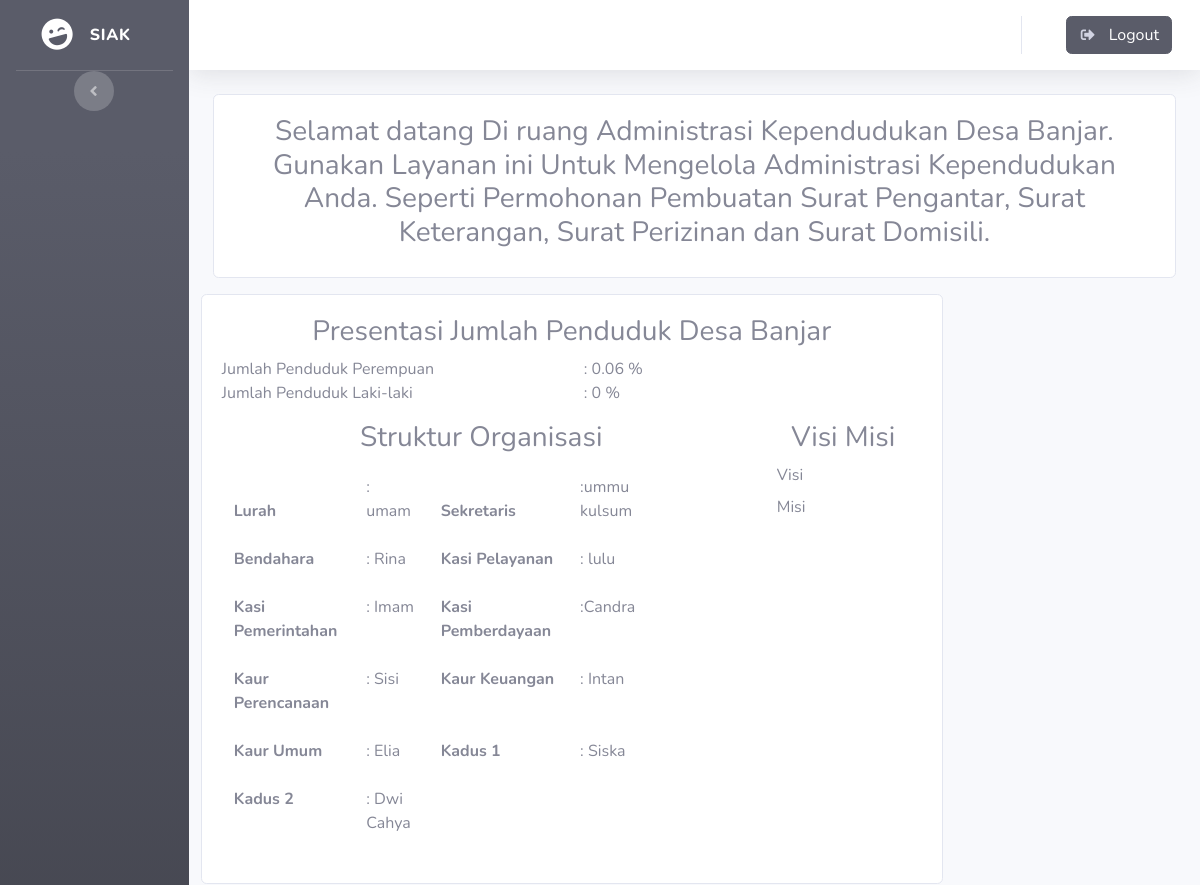
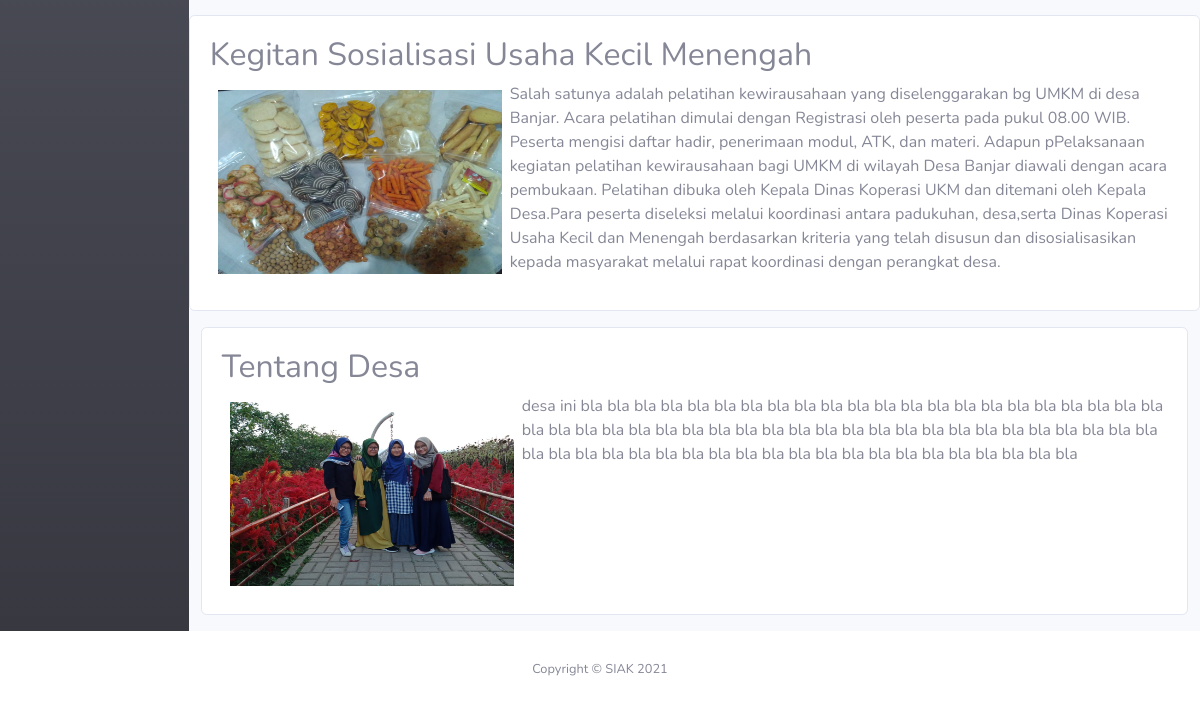
Page /index.php/admin on the earlier database version (2 pictures, top to bottom).
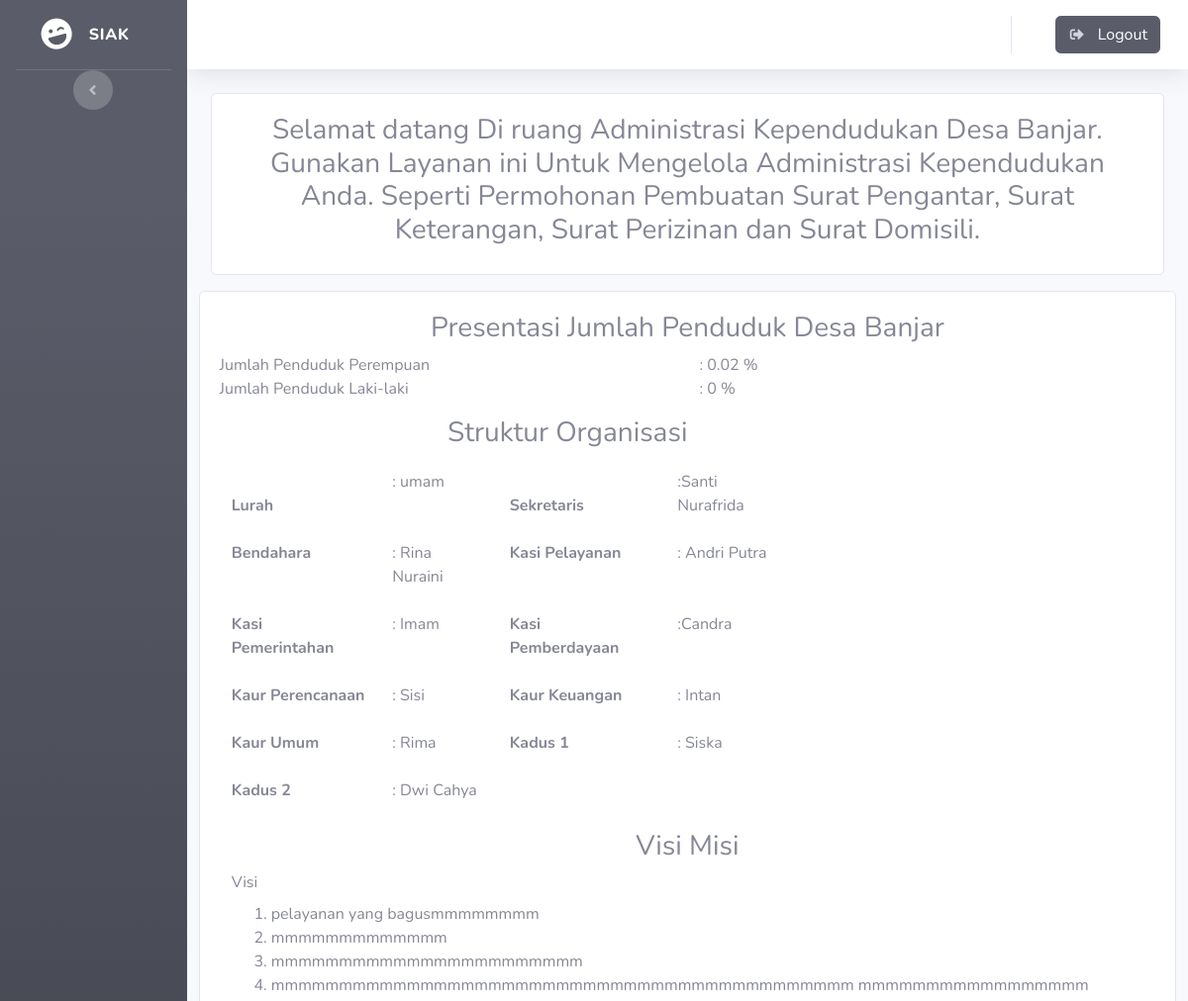
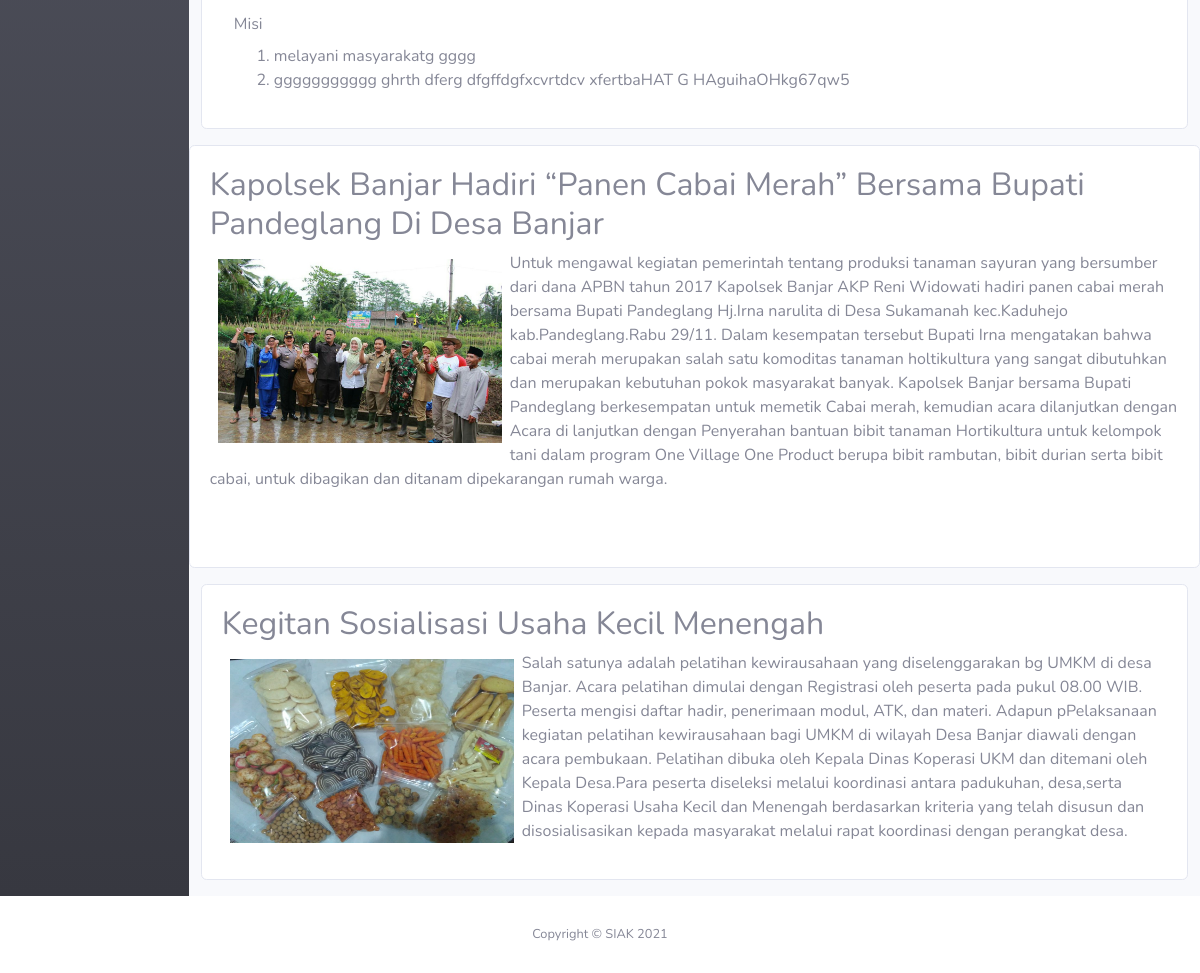
Same page on the later database version (2 pictures, top to bottom).
### tables this page shows
CREATE TABLE `artikel` (
  `id` int(11) NOT NULL,
  `judul` varchar(100) NOT NULL,
  `isi` text NOT NULL,
  `foto` varchar(255) NOT NULL
);

### application/controllers/admin.php (called while the page is built, shortened)
<?php
class admin extends CI_Controller
{
    public function __construct()
    {
        $this->load->model('model_masyarakat');
    }
    public function index()
    {
        $data['tittle'] = "Dashboard";
        $data['pengguna'] = $this->model_masyarakat->sessionpengguna();
        $data['menu'] = $this->model_masyarakat->menu();
        $data['artikel'] = $this->model_masyarakat->get_artikel();
        $data['perempuan'] = $this->model_masyarakat->perempuan();
        $data['laki'] = $this->model_masyarakat->laki();
        $data['struktur'] = $this->model_masyarakat->struktur();
        $data['masyarakat'] = $this->model_masyarakat->getMasyarakatByNik();
        $data['visi_misi'] = $this->model_masyarakat->visiMisi();
        $this->load->view('templets/header', $data);
        $this->load->view('templets/sidebar');
        $this->load->view('templets/topbar');
        $this->load->view('admin/dashboard', $data);
        $this->load->view('templets/footer');
    }
}

### index.php (called while the page is built, shortened)
<?php
require_once BASEPATH.'core/CodeIgniter.php';

### application/models/model_masyarakat.php (called while the page is built, shortened)
<?php
class model_masyarakat extends CI_Model
{
    public function get_artikel()
    {
        $this->db->order_by('id', 'desc');
        return $this->db->get('artikel')->result_array();
    }
    public function struktur()
    {
        return $this->db->get('struktur-organisasi')->row_array();
    }
}

### application/views/admin/dashboard.php (the view, shortened to what the changed rows need)
<div class="container-fluid">
    <div class="row">
        <div class="card mb-3" style="float:left">
            <div class="card-body">
                <div class="row">
                    <div class="col">
                        <div class="row">
                            <div class="col">
                                Jumlah Penduduk Perempuan
                            </div>
                            <div class="col">
                                : <?= ($perempuan / 5000) * 100; ?> %
                            </div>
                        </div>
                    </div>
                </div>
                <div class="row mt-3">
                    <div class="col-9">
                        <table class="table table-borderless col-10">
                            <thead>
                                <tr>
                                    <th scope="col">Lurah</th>
                                    <td scope="col">: <?= $struktur['lurah'] ?></td>
                                    <th scope="col">Sekretaris</th>
                                    <td scope="col">:<?= $struktur['sekretaris'] ?></td>
                                </tr>
                            </thead>
                            <tbody>
                                <tr>
                                    <th scope="col">Bendahara</th>
                                    <td scope="col">: <?= $struktur['bendahara'] ?></td>
                                    <th scope="col">Kasi Pelayanan</th>
                                    <td scope="col">: <?= $struktur['kasi_pelayanan'] ?></td>
                                </tr>
                                <tr>
                                    <th scope="col">Kasi Pemerintahan</th>
                                    <td scope="col">: <?= $struktur['kasi_pemerintahan'] ?></td>
                                    <th scope="col">Kasi Pemberdayaan</th>
                                    <td scope="col">:<?= $struktur['kasi_pemberdayaan'] ?></td>
                                </tr>
                                <tr>
                                    <th scope="col">Kaur Perencanaan</th>
                                    <td scope="col">: <?= $struktur['kaur_perencanaan'] ?></td>
                                    <th scope="col">Kaur Keuangan</th>
                                    <td scope="col">: <?= $struktur['kaur_keuangan'] ?></td>
                                </tr>
                                <tr>
                                    <th scope="col">Kaur Umum</th>
                                    <td scope="col">: <?= $struktur['kaur_umum'] ?></td>
                                    <th scope="col">Kadus 1</th>
                                    <td scope="col">: <?= $struktur['kadus1'] ?></td>
                                </tr>
                                <tr>
                                    <th scope="col">Kadus 2</th>
                                    <td scope="col">: <?= $struktur['kadus2'] ?></td>
                                    <td scope="col"></td>
                                </tr>
                            </tbody>
                        </table>
                    </div>
                    <div class="col">
                        <div class="col">
                            <div class="div"><?= $struktur['visi']; ?></div>
                        </div>
                        <div class="col">
                            <div class="div"><?= $struktur['misi']; ?></div>
                        </div>
                    </div>
                </div>
            </div>
        </div>
    </div>
</div>
</div>
<div class="row">
    <?php foreach ($artikel as $a) : ?>
        <div class="col">
            <div class="card mb-3" style=" float:left">
                <div class="card-body">
                    <h2><?= $a['judul']; ?></h2>
                    <img src="<?= base_url('assets/img/artikel/') ?><?= $a['foto'] ?>" alt="" width="300" height="200" class="d-flex p-2" style="float:left">
                    <div class="ml-6">
                        <?= $a['isi']; ?>
                    </div>
                </div>
            </div>
        </div>
</div>
<?php endforeach; ?>
</div>

Differences in the rows shown:
removed artikel: judul "Tentang Desa", foto (picture), isi "desa ini bla bla bla bla bla bla bla bla bla bla bla bla bla bla bla bla bla bla bla bla bla bla bla bla bla bla bla bla bla bla bla bla bla bla bla bla bla bla bla bla bla bla bla bla bla bla bla bla bla bla bla bla bla bla bla bla bla bla bla bla bla bla bla bla bla bla bla"
changed struktur-organisasi "umam": sekretaris "ummu kulsum" → "Santi Nurafrida"; bendahara "Rina" → "Rina Nuraini"; kasi_pelayanan "lulu" → "Andri Putra"; kaur_umum "Elia" → "Rima"; visi (not shown) → "pelayanan yang bagusmmmmmmmm mmmmmmmmmmmmm mmmmmmmmmmmmmmmmmmmmmmm mmmmmmmmmmmmmmmmmmmmmmmmmmmmmmmmmmmmmmmmmmm mmmmmmmmmmmmmmmmm"; misi (not shown) → "melayani masyarakatg gggg ggggggggggg ghrth dferg dfgffdgfxcvrtdcv xfertbaHAT G HAguihaOHkg67qw5"
added artikel: judul "Kapolsek Banjar Hadiri “Panen Cabai Merah” Bersama Bupati Pandeglang Di Desa Banjar", foto (picture), isi "Untuk mengawal kegiatan pemerintah tentang produksi tanaman sayuran yang bersumber dari dana APBN tahun 2017 Kapolsek Banjar AKP Reni Widowati hadiri panen cabai merah bersama Bupati Pandeglang Hj.Irna narulita di Desa Sukamanah kec.Kaduhejo kab.Pandeglang.Rabu 29/11. Dalam kesempatan tersebut Bupati Irna mengatakan bahwa cabai merah merupakan salah satu komoditas tanaman holtikultura yang sangat dibutuhkan dan merupakan kebutuhan pokok masyarakat banyak. Kapolsek Banjar bersama Bupati Pandeglang berkesempatan untuk memetik Cabai merah, kemudian acara dilanjutkan dengan Acara di lanjutkan dengan Penyerahan bantuan bibit tanaman Hortikultura untuk kelompok tani dalam program One Village One…"
Other differences:
text no longer shown: "0.06"
text now shown: "0.02"
